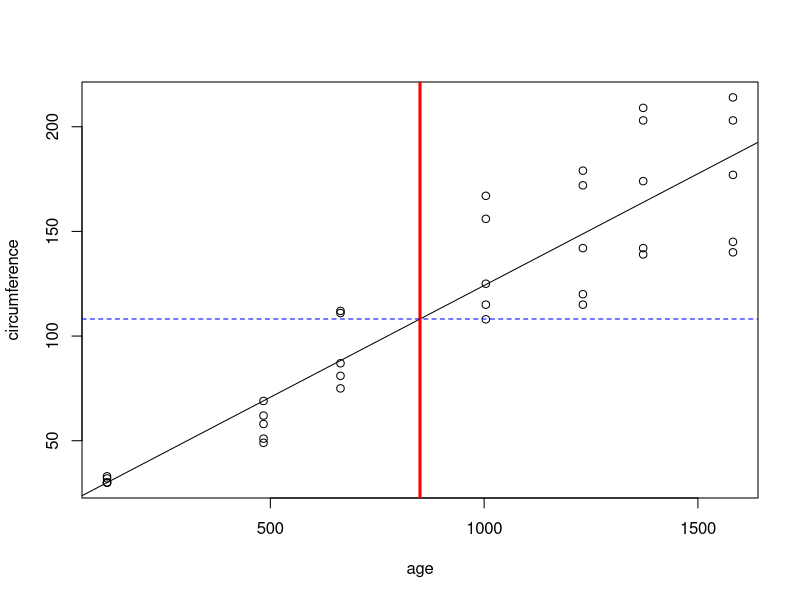

Write R code to recreate this figure.
## ---- chunk 1
data(Orange)
lm.1<-lm(circumference~age, data=Orange)
predict.lm.1<- function( age ) {
    as.vector(lm.1$coef[1])+as.vector(lm.1$coef[2])*age
}
## ---- chunk 2
predict.lm.1(850)
## ---- chunk 3
plot(circumference~age, data=Orange)
abline(lm.1); abline(v=850, col="red", lwd=3); abline(h=predict.lm.1(850), col="blue", lty=2)
        
